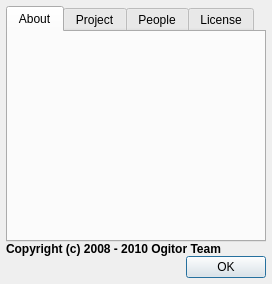
<?xml version="1.0" encoding="UTF-8"?>
<ui version="4.0">
 <class>aboutdialog</class>
 <widget class="QDialog" name="aboutdialog">
  <property name="geometry">
   <rect>
    <x>0</x>
    <y>3</y>
    <width>491</width>
    <height>379</height>
   </rect>
  </property>
  <property name="sizePolicy">
   <sizepolicy hsizetype="Fixed" vsizetype="Fixed">
    <horstretch>0</horstretch>
    <verstretch>0</verstretch>
   </sizepolicy>
  </property>
  <property name="maximumSize">
   <size>
    <width>16777215</width>
    <height>16777215</height>
   </size>
  </property>
  <property name="windowTitle">
   <string>About Ogitor</string>
  </property>
  <property name="sizeGripEnabled">
   <bool>false</bool>
  </property>
  <layout class="QVBoxLayout" name="verticalLayout_2">
   <property name="spacing">
    <number>0</number>
   </property>
   <property name="sizeConstraint">
    <enum>QLayout::SetFixedSize</enum>
   </property>
   <property name="margin">
    <number>6</number>
   </property>
   <item>
    <widget class="QTabWidget" name="tabWidget">
     <property name="currentIndex">
      <number>0</number>
     </property>
     <widget class="QWidget" name="aboutTab">
      <attribute name="title">
       <string>About</string>
      </attribute>
      <layout class="QVBoxLayout" name="verticalLayout">
       <property name="spacing">
        <number>0</number>
       </property>
       <property name="margin">
        <number>0</number>
       </property>
       <item>
        <widget class="QLabel" name="ogitorLogo">
         <property name="text">
          <string/>
         </property>
         <property name="pixmap">
          <pixmap resource="res/qtOgitor.qrc">:/images/OgitorLogo.png</pixmap>
         </property>
         <property name="scaledContents">
          <bool>false</bool>
         </property>
        </widget>
       </item>
      </layout>
     </widget>
     <widget class="QWidget" name="projectTab">
      <attribute name="title">
       <string>Project</string>
      </attribute>
      <layout class="QVBoxLayout" name="verticalLayout_3">
       <property name="spacing">
        <number>0</number>
       </property>
       <property name="margin">
        <number>0</number>
       </property>
       <item>
        <widget class="QTextBrowser" name="projectBrowser">
         <property name="openExternalLinks">
          <bool>true</bool>
         </property>
         <property name="openLinks">
          <bool>true</bool>
         </property>
        </widget>
       </item>
       <item>
        <widget class="QLabel" name="projectLogo">
         <property name="text">
          <string/>
         </property>
         <property name="pixmap">
          <pixmap resource="res/qtOgitor.qrc">:/images/OgitorLogoSmall.png</pixmap>
         </property>
        </widget>
       </item>
      </layout>
     </widget>
     <widget class="QWidget" name="peopleTab">
      <attribute name="title">
       <string>People</string>
      </attribute>
      <layout class="QVBoxLayout" name="verticalLayout_4">
       <property name="spacing">
        <number>0</number>
       </property>
       <property name="margin">
        <number>0</number>
       </property>
       <item>
        <widget class="QTextBrowser" name="peopleBrowser"/>
       </item>
       <item>
        <widget class="QLabel" name="peopleLogo">
         <property name="text">
          <string/>
         </property>
         <property name="pixmap">
          <pixmap resource="res/qtOgitor.qrc">:/images/OgitorLogoSmall.png</pixmap>
         </property>
        </widget>
       </item>
      </layout>
     </widget>
     <widget class="QWidget" name="tab">
      <attribute name="title">
       <string>License</string>
      </attribute>
      <layout class="QVBoxLayout" name="verticalLayout_5">
       <property name="spacing">
        <number>0</number>
       </property>
       <property name="margin">
        <number>0</number>
       </property>
       <item>
        <widget class="QTextBrowser" name="licenseBrowser"/>
       </item>
       <item>
        <widget class="QLabel" name="LicenseLogo">
         <property name="text">
          <string/>
         </property>
         <property name="pixmap">
          <pixmap resource="res/qtOgitor.qrc">:/images/OgitorLogoSmall.png</pixmap>
         </property>
        </widget>
       </item>
      </layout>
     </widget>
    </widget>
   </item>
   <item>
    <widget class="QLabel" name="copyright_label">
     <property name="font">
      <font>
       <weight>75</weight>
       <bold>true</bold>
      </font>
     </property>
     <property name="text">
      <string>Copyright (c) 2008 - 2010 Ogitor Team</string>
     </property>
    </widget>
   </item>
   <item>
    <widget class="QDialogButtonBox" name="buttonBox">
     <property name="orientation">
      <enum>Qt::Horizontal</enum>
     </property>
     <property name="standardButtons">
      <set>QDialogButtonBox::Ok</set>
     </property>
    </widget>
   </item>
  </layout>
 </widget>
 <resources>
  <include location="res/qtOgitor.qrc"/>
 </resources>
 <connections>
  <connection>
   <sender>buttonBox</sender>
   <signal>accepted()</signal>
   <receiver>aboutdialog</receiver>
   <slot>accept()</slot>
   <hints>
    <hint type="sourcelabel">
     <x>248</x>
     <y>254</y>
    </hint>
    <hint type="destinationlabel">
     <x>157</x>
     <y>274</y>
    </hint>
   </hints>
  </connection>
 </connections>
</ui>
